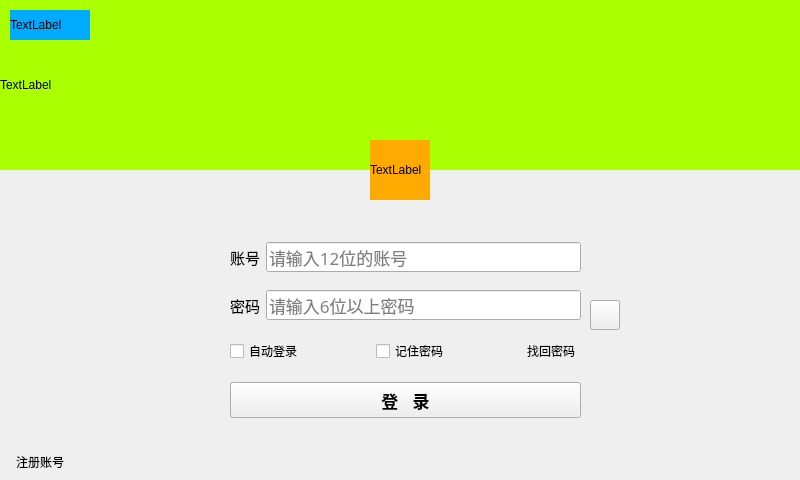
<?xml version="1.0" encoding="UTF-8"?>
<ui version="4.0">
 <class>LoginDialog</class>
 <widget class="QDialog" name="LoginDialog">
  <property name="geometry">
   <rect>
    <x>0</x>
    <y>0</y>
    <width>800</width>
    <height>480</height>
   </rect>
  </property>
  <property name="windowTitle">
   <string>LoginDialog</string>
  </property>
  <widget class="QStackedWidget" name="stackedWidget">
   <property name="geometry">
    <rect>
     <x>0</x>
     <y>0</y>
     <width>800</width>
     <height>480</height>
    </rect>
   </property>
   <property name="currentIndex">
    <number>0</number>
   </property>
   <widget class="QWidget" name="page_login">
    <property name="styleSheet">
     <string notr="true"/>
    </property>
    <widget class="QLabel" name="label_movie">
     <property name="geometry">
      <rect>
       <x>0</x>
       <y>0</y>
       <width>800</width>
       <height>170</height>
      </rect>
     </property>
     <property name="styleSheet">
      <string notr="true">background-color: rgb(170, 255, 0);</string>
     </property>
     <property name="text">
      <string>TextLabel</string>
     </property>
    </widget>
    <widget class="QWidget" name="layoutWidget">
     <property name="geometry">
      <rect>
       <x>230</x>
       <y>230</y>
       <width>351</width>
       <height>201</height>
      </rect>
     </property>
     <layout class="QVBoxLayout" name="verticalLayout">
      <item>
       <layout class="QHBoxLayout" name="horizontalLayout_2">
        <item>
         <widget class="QLabel" name="label_login_user">
          <property name="font">
           <font>
            <pointsize>11</pointsize>
           </font>
          </property>
          <property name="text">
           <string>账号</string>
          </property>
          <property name="alignment">
           <set>Qt::AlignmentFlag::AlignRight|Qt::AlignmentFlag::AlignTrailing|Qt::AlignmentFlag::AlignVCenter</set>
          </property>
         </widget>
        </item>
        <item>
         <widget class="QLineEdit" name="lineEdit_id">
          <property name="sizePolicy">
           <sizepolicy hsizetype="Expanding" vsizetype="Fixed">
            <horstretch>0</horstretch>
            <verstretch>0</verstretch>
           </sizepolicy>
          </property>
          <property name="minimumSize">
           <size>
            <width>0</width>
            <height>30</height>
           </size>
          </property>
          <property name="maximumSize">
           <size>
            <width>16777215</width>
            <height>30</height>
           </size>
          </property>
          <property name="font">
           <font>
            <family>黑体</family>
            <pointsize>13</pointsize>
           </font>
          </property>
          <property name="text">
           <string/>
          </property>
          <property name="placeholderText">
           <string>请输入12位的账号</string>
          </property>
         </widget>
        </item>
       </layout>
      </item>
      <item>
       <layout class="QHBoxLayout" name="horizontalLayout_3">
        <item>
         <widget class="QLabel" name="label_login_password">
          <property name="font">
           <font>
            <pointsize>11</pointsize>
           </font>
          </property>
          <property name="text">
           <string>密码</string>
          </property>
          <property name="alignment">
           <set>Qt::AlignmentFlag::AlignRight|Qt::AlignmentFlag::AlignTrailing|Qt::AlignmentFlag::AlignVCenter</set>
          </property>
         </widget>
        </item>
        <item>
         <widget class="QLineEdit" name="lineEdit_passwd">
          <property name="sizePolicy">
           <sizepolicy hsizetype="Expanding" vsizetype="Fixed">
            <horstretch>0</horstretch>
            <verstretch>0</verstretch>
           </sizepolicy>
          </property>
          <property name="minimumSize">
           <size>
            <width>0</width>
            <height>30</height>
           </size>
          </property>
          <property name="maximumSize">
           <size>
            <width>16777215</width>
            <height>30</height>
           </size>
          </property>
          <property name="font">
           <font>
            <family>黑体</family>
            <pointsize>13</pointsize>
            <italic>false</italic>
            <kerning>true</kerning>
            <hintingpreference>PreferDefaultHinting</hintingpreference>
           </font>
          </property>
          <property name="text">
           <string/>
          </property>
          <property name="echoMode">
           <enum>QLineEdit::EchoMode::Password</enum>
          </property>
          <property name="placeholderText">
           <string>请输入6位以上密码</string>
          </property>
         </widget>
        </item>
       </layout>
      </item>
      <item>
       <layout class="QHBoxLayout" name="horizontalLayout">
        <item>
         <widget class="QCheckBox" name="checkBox_auto_login">
          <property name="cursor">
           <cursorShape>PointingHandCursor</cursorShape>
          </property>
          <property name="text">
           <string>自动登录</string>
          </property>
         </widget>
        </item>
        <item>
         <spacer name="horizontalSpacer_5">
          <property name="orientation">
           <enum>Qt::Orientation::Horizontal</enum>
          </property>
          <property name="sizeHint" stdset="0">
           <size>
            <width>40</width>
            <height>20</height>
           </size>
          </property>
         </spacer>
        </item>
        <item>
         <widget class="QCheckBox" name="checkBox_remember">
          <property name="cursor">
           <cursorShape>PointingHandCursor</cursorShape>
          </property>
          <property name="text">
           <string>记住密码</string>
          </property>
         </widget>
        </item>
        <item>
         <spacer name="horizontalSpacer_4">
          <property name="orientation">
           <enum>Qt::Orientation::Horizontal</enum>
          </property>
          <property name="sizeHint" stdset="0">
           <size>
            <width>40</width>
            <height>20</height>
           </size>
          </property>
         </spacer>
        </item>
        <item>
         <widget class="QPushButton" name="btn_retrieve_password">
          <property name="sizePolicy">
           <sizepolicy hsizetype="Minimum" vsizetype="Fixed">
            <horstretch>0</horstretch>
            <verstretch>0</verstretch>
           </sizepolicy>
          </property>
          <property name="minimumSize">
           <size>
            <width>0</width>
            <height>0</height>
           </size>
          </property>
          <property name="maximumSize">
           <size>
            <width>60</width>
            <height>16777215</height>
           </size>
          </property>
          <property name="cursor">
           <cursorShape>PointingHandCursor</cursorShape>
          </property>
          <property name="text">
           <string>找回密码</string>
          </property>
          <property name="flat">
           <bool>true</bool>
          </property>
         </widget>
        </item>
       </layout>
      </item>
      <item>
       <widget class="QPushButton" name="btn_login">
        <property name="minimumSize">
         <size>
          <width>0</width>
          <height>36</height>
         </size>
        </property>
        <property name="font">
         <font>
          <pointsize>13</pointsize>
          <bold>true</bold>
         </font>
        </property>
        <property name="cursor">
         <cursorShape>PointingHandCursor</cursorShape>
        </property>
        <property name="styleSheet">
         <string notr="true"/>
        </property>
        <property name="text">
         <string>登   录</string>
        </property>
       </widget>
      </item>
     </layout>
    </widget>
    <widget class="QPushButton" name="btn_regist">
     <property name="geometry">
      <rect>
       <x>10</x>
       <y>450</y>
       <width>60</width>
       <height>23</height>
      </rect>
     </property>
     <property name="cursor">
      <cursorShape>PointingHandCursor</cursorShape>
     </property>
     <property name="text">
      <string>注册账号</string>
     </property>
     <property name="flat">
      <bool>true</bool>
     </property>
    </widget>
    <widget class="QLabel" name="label_logo">
     <property name="geometry">
      <rect>
       <x>10</x>
       <y>10</y>
       <width>80</width>
       <height>30</height>
      </rect>
     </property>
     <property name="styleSheet">
      <string notr="true">background-color: rgb(0, 170, 255);</string>
     </property>
     <property name="text">
      <string>TextLabel</string>
     </property>
    </widget>
    <widget class="QLabel" name="label_icon">
     <property name="geometry">
      <rect>
       <x>370</x>
       <y>140</y>
       <width>60</width>
       <height>60</height>
      </rect>
     </property>
     <property name="styleSheet">
      <string notr="true">background-color: rgb(255, 170, 0);</string>
     </property>
     <property name="text">
      <string>TextLabel</string>
     </property>
    </widget>
    <widget class="QPushButton" name="pushButton_login_displaypasswd">
     <property name="geometry">
      <rect>
       <x>590</x>
       <y>300</y>
       <width>30</width>
       <height>30</height>
      </rect>
     </property>
     <property name="minimumSize">
      <size>
       <width>30</width>
       <height>30</height>
      </size>
     </property>
     <property name="text">
      <string/>
     </property>
     <property name="checkable">
      <bool>true</bool>
     </property>
     <property name="autoRepeat">
      <bool>false</bool>
     </property>
     <property name="autoExclusive">
      <bool>false</bool>
     </property>
     <property name="autoDefault">
      <bool>true</bool>
     </property>
     <property name="flat">
      <bool>false</bool>
     </property>
    </widget>
   </widget>
   <widget class="QWidget" name="page_regist">
    <widget class="QLabel" name="label_regist_tital">
     <property name="geometry">
      <rect>
       <x>0</x>
       <y>0</y>
       <width>800</width>
       <height>150</height>
      </rect>
     </property>
     <property name="styleSheet">
      <string notr="true">background-color: rgb(170, 255, 0);</string>
     </property>
     <property name="text">
      <string>TextLabel</string>
     </property>
    </widget>
    <widget class="QWidget" name="layoutWidget_2">
     <property name="geometry">
      <rect>
       <x>230</x>
       <y>160</y>
       <width>351</width>
       <height>262</height>
      </rect>
     </property>
     <layout class="QVBoxLayout" name="verticalLayout_2">
      <item>
       <layout class="QHBoxLayout" name="horizontalLayout_4">
        <item>
         <widget class="QLabel" name="label_6">
          <property name="minimumSize">
           <size>
            <width>60</width>
            <height>0</height>
           </size>
          </property>
          <property name="font">
           <font>
            <pointsize>11</pointsize>
           </font>
          </property>
          <property name="text">
           <string>账号</string>
          </property>
          <property name="alignment">
           <set>Qt::AlignmentFlag::AlignCenter</set>
          </property>
         </widget>
        </item>
        <item>
         <widget class="QLineEdit" name="lineEdit_regist_id">
          <property name="sizePolicy">
           <sizepolicy hsizetype="Expanding" vsizetype="Fixed">
            <horstretch>0</horstretch>
            <verstretch>0</verstretch>
           </sizepolicy>
          </property>
          <property name="minimumSize">
           <size>
            <width>0</width>
            <height>30</height>
           </size>
          </property>
          <property name="maximumSize">
           <size>
            <width>16777215</width>
            <height>30</height>
           </size>
          </property>
          <property name="font">
           <font>
            <family>黑体</family>
            <pointsize>13</pointsize>
           </font>
          </property>
          <property name="placeholderText">
           <string>请输入12位的账号</string>
          </property>
         </widget>
        </item>
       </layout>
      </item>
      <item>
       <layout class="QHBoxLayout" name="horizontalLayout_6">
        <item>
         <widget class="QLabel" name="label_8">
          <property name="minimumSize">
           <size>
            <width>60</width>
            <height>0</height>
           </size>
          </property>
          <property name="font">
           <font>
            <pointsize>11</pointsize>
           </font>
          </property>
          <property name="text">
           <string>密码</string>
          </property>
          <property name="alignment">
           <set>Qt::AlignmentFlag::AlignCenter</set>
          </property>
         </widget>
        </item>
        <item>
         <widget class="QLineEdit" name="lineEdit_regist_passwd">
          <property name="sizePolicy">
           <sizepolicy hsizetype="Expanding" vsizetype="Fixed">
            <horstretch>0</horstretch>
            <verstretch>0</verstretch>
           </sizepolicy>
          </property>
          <property name="minimumSize">
           <size>
            <width>0</width>
            <height>30</height>
           </size>
          </property>
          <property name="maximumSize">
           <size>
            <width>16777215</width>
            <height>30</height>
           </size>
          </property>
          <property name="font">
           <font>
            <family>黑体</family>
            <pointsize>13</pointsize>
           </font>
          </property>
          <property name="echoMode">
           <enum>QLineEdit::EchoMode::Password</enum>
          </property>
          <property name="placeholderText">
           <string>请输入6位以上密码</string>
          </property>
         </widget>
        </item>
       </layout>
      </item>
      <item>
       <layout class="QHBoxLayout" name="horizontalLayout_28">
        <property name="spacing">
         <number>3</number>
        </property>
        <property name="leftMargin">
         <number>3</number>
        </property>
        <item>
         <widget class="QLabel" name="label_26">
          <property name="minimumSize">
           <size>
            <width>60</width>
            <height>0</height>
           </size>
          </property>
          <property name="font">
           <font>
            <pointsize>11</pointsize>
           </font>
          </property>
          <property name="text">
           <string>确认密码</string>
          </property>
          <property name="alignment">
           <set>Qt::AlignmentFlag::AlignCenter</set>
          </property>
         </widget>
        </item>
        <item>
         <widget class="QLineEdit" name="lineEdit_regist_passwd2">
          <property name="sizePolicy">
           <sizepolicy hsizetype="Expanding" vsizetype="Fixed">
            <horstretch>0</horstretch>
            <verstretch>0</verstretch>
           </sizepolicy>
          </property>
          <property name="minimumSize">
           <size>
            <width>0</width>
            <height>30</height>
           </size>
          </property>
          <property name="maximumSize">
           <size>
            <width>16777215</width>
            <height>30</height>
           </size>
          </property>
          <property name="font">
           <font>
            <family>黑体</family>
            <pointsize>13</pointsize>
           </font>
          </property>
          <property name="echoMode">
           <enum>QLineEdit::EchoMode::Password</enum>
          </property>
          <property name="placeholderText">
           <string>请再次输入密码</string>
          </property>
         </widget>
        </item>
       </layout>
      </item>
      <item>
       <layout class="QHBoxLayout" name="horizontalLayout_7">
        <item>
         <widget class="QLabel" name="label_9">
          <property name="minimumSize">
           <size>
            <width>60</width>
            <height>0</height>
           </size>
          </property>
          <property name="font">
           <font>
            <pointsize>11</pointsize>
           </font>
          </property>
          <property name="text">
           <string>姓名</string>
          </property>
          <property name="alignment">
           <set>Qt::AlignmentFlag::AlignCenter</set>
          </property>
         </widget>
        </item>
        <item>
         <widget class="QLineEdit" name="lineEdit_regist_name">
          <property name="sizePolicy">
           <sizepolicy hsizetype="Expanding" vsizetype="Fixed">
            <horstretch>0</horstretch>
            <verstretch>0</verstretch>
           </sizepolicy>
          </property>
          <property name="minimumSize">
           <size>
            <width>0</width>
            <height>30</height>
           </size>
          </property>
          <property name="maximumSize">
           <size>
            <width>16777215</width>
            <height>30</height>
           </size>
          </property>
          <property name="font">
           <font>
            <family>黑体</family>
            <pointsize>13</pointsize>
           </font>
          </property>
          <property name="placeholderText">
           <string>请输入姓名</string>
          </property>
         </widget>
        </item>
       </layout>
      </item>
      <item>
       <layout class="QHBoxLayout" name="horizontalLayout_8">
        <property name="spacing">
         <number>3</number>
        </property>
        <property name="leftMargin">
         <number>3</number>
        </property>
        <item>
         <widget class="QLabel" name="label_10">
          <property name="minimumSize">
           <size>
            <width>60</width>
            <height>0</height>
           </size>
          </property>
          <property name="font">
           <font>
            <pointsize>11</pointsize>
           </font>
          </property>
          <property name="text">
           <string>证件号码</string>
          </property>
          <property name="alignment">
           <set>Qt::AlignmentFlag::AlignCenter</set>
          </property>
         </widget>
        </item>
        <item>
         <widget class="QLineEdit" name="lineEdit_regist_id_card">
          <property name="sizePolicy">
           <sizepolicy hsizetype="Expanding" vsizetype="Fixed">
            <horstretch>0</horstretch>
            <verstretch>0</verstretch>
           </sizepolicy>
          </property>
          <property name="minimumSize">
           <size>
            <width>0</width>
            <height>30</height>
           </size>
          </property>
          <property name="maximumSize">
           <size>
            <width>16777215</width>
            <height>30</height>
           </size>
          </property>
          <property name="font">
           <font>
            <family>黑体</family>
            <pointsize>13</pointsize>
           </font>
          </property>
          <property name="placeholderText">
           <string>请输入身份证号码</string>
          </property>
         </widget>
        </item>
       </layout>
      </item>
      <item>
       <layout class="QHBoxLayout" name="horizontalLayout_9">
        <property name="spacing">
         <number>3</number>
        </property>
        <property name="leftMargin">
         <number>3</number>
        </property>
        <item>
         <widget class="QLabel" name="label_11">
          <property name="minimumSize">
           <size>
            <width>60</width>
            <height>0</height>
           </size>
          </property>
          <property name="font">
           <font>
            <pointsize>11</pointsize>
           </font>
          </property>
          <property name="text">
           <string>电话号码</string>
          </property>
          <property name="alignment">
           <set>Qt::AlignmentFlag::AlignCenter</set>
          </property>
         </widget>
        </item>
        <item>
         <widget class="QLineEdit" name="lineEdit_regist_tel">
          <property name="sizePolicy">
           <sizepolicy hsizetype="Expanding" vsizetype="Fixed">
            <horstretch>0</horstretch>
            <verstretch>0</verstretch>
           </sizepolicy>
          </property>
          <property name="minimumSize">
           <size>
            <width>0</width>
            <height>30</height>
           </size>
          </property>
          <property name="maximumSize">
           <size>
            <width>16777215</width>
            <height>30</height>
           </size>
          </property>
          <property name="font">
           <font>
            <family>黑体</family>
            <pointsize>13</pointsize>
           </font>
          </property>
          <property name="placeholderText">
           <string>请输入手机号码</string>
          </property>
         </widget>
        </item>
       </layout>
      </item>
      <item>
       <layout class="QHBoxLayout" name="horizontalLayout_5">
        <property name="spacing">
         <number>3</number>
        </property>
        <property name="leftMargin">
         <number>3</number>
        </property>
        <item>
         <widget class="QLabel" name="label_7">
          <property name="minimumSize">
           <size>
            <width>60</width>
            <height>0</height>
           </size>
          </property>
          <property name="font">
           <font>
            <pointsize>11</pointsize>
           </font>
          </property>
          <property name="text">
           <string>人机验证</string>
          </property>
          <property name="alignment">
           <set>Qt::AlignmentFlag::AlignCenter</set>
          </property>
         </widget>
        </item>
        <item>
         <widget class="QLineEdit" name="lineEdit_regist_verification">
          <property name="sizePolicy">
           <sizepolicy hsizetype="Expanding" vsizetype="Fixed">
            <horstretch>0</horstretch>
            <verstretch>0</verstretch>
           </sizepolicy>
          </property>
          <property name="minimumSize">
           <size>
            <width>0</width>
            <height>30</height>
           </size>
          </property>
          <property name="maximumSize">
           <size>
            <width>16777215</width>
            <height>30</height>
           </size>
          </property>
          <property name="font">
           <font>
            <family>黑体</family>
            <pointsize>13</pointsize>
           </font>
          </property>
          <property name="placeholderText">
           <string>请输入右侧的计算结果</string>
          </property>
         </widget>
        </item>
       </layout>
      </item>
     </layout>
    </widget>
    <widget class="QLabel" name="label_regist_icon">
     <property name="geometry">
      <rect>
       <x>660</x>
       <y>170</y>
       <width>60</width>
       <height>60</height>
      </rect>
     </property>
     <property name="styleSheet">
      <string notr="true">background-color: rgb(255, 170, 0);</string>
     </property>
     <property name="text">
      <string>TextLabel</string>
     </property>
    </widget>
    <widget class="QPushButton" name="btn_regist_select_icon">
     <property name="geometry">
      <rect>
       <x>660</x>
       <y>240</y>
       <width>60</width>
       <height>23</height>
      </rect>
     </property>
     <property name="cursor">
      <cursorShape>PointingHandCursor</cursorShape>
     </property>
     <property name="text">
      <string>选择头像</string>
     </property>
    </widget>
    <widget class="QLineEdit" name="lineEdit_regist_verification_exp">
     <property name="geometry">
      <rect>
       <x>590</x>
       <y>390</y>
       <width>113</width>
       <height>30</height>
      </rect>
     </property>
     <property name="minimumSize">
      <size>
       <width>0</width>
       <height>30</height>
      </size>
     </property>
     <property name="maximumSize">
      <size>
       <width>16777215</width>
       <height>30</height>
      </size>
     </property>
     <property name="font">
      <font>
       <family>黑体</family>
       <pointsize>13</pointsize>
      </font>
     </property>
     <property name="alignment">
      <set>Qt::AlignmentFlag::AlignCenter</set>
     </property>
     <property name="readOnly">
      <bool>true</bool>
     </property>
    </widget>
    <widget class="QWidget" name="layoutWidget">
     <property name="geometry">
      <rect>
       <x>100</x>
       <y>430</y>
       <width>611</width>
       <height>38</height>
      </rect>
     </property>
     <layout class="QHBoxLayout" name="horizontalLayout_10">
      <item>
       <widget class="QPushButton" name="btn_regist_regist">
        <property name="minimumSize">
         <size>
          <width>200</width>
          <height>36</height>
         </size>
        </property>
        <property name="font">
         <font>
          <pointsize>13</pointsize>
          <bold>true</bold>
         </font>
        </property>
        <property name="cursor">
         <cursorShape>PointingHandCursor</cursorShape>
        </property>
        <property name="text">
         <string>注  册</string>
        </property>
       </widget>
      </item>
      <item>
       <spacer name="horizontalSpacer">
        <property name="orientation">
         <enum>Qt::Orientation::Horizontal</enum>
        </property>
        <property name="sizeHint" stdset="0">
         <size>
          <width>40</width>
          <height>20</height>
         </size>
        </property>
       </spacer>
      </item>
      <item>
       <widget class="QPushButton" name="btn_regist_back">
        <property name="minimumSize">
         <size>
          <width>200</width>
          <height>36</height>
         </size>
        </property>
        <property name="font">
         <font>
          <pointsize>13</pointsize>
          <bold>true</bold>
         </font>
        </property>
        <property name="cursor">
         <cursorShape>PointingHandCursor</cursorShape>
        </property>
        <property name="text">
         <string>返  回</string>
        </property>
       </widget>
      </item>
     </layout>
    </widget>
    <widget class="QPushButton" name="pushButton_register_displaypd1">
     <property name="geometry">
      <rect>
       <x>590</x>
       <y>200</y>
       <width>30</width>
       <height>30</height>
      </rect>
     </property>
     <property name="minimumSize">
      <size>
       <width>30</width>
       <height>30</height>
      </size>
     </property>
     <property name="text">
      <string/>
     </property>
     <property name="checkable">
      <bool>true</bool>
     </property>
     <property name="autoExclusive">
      <bool>false</bool>
     </property>
    </widget>
    <widget class="QPushButton" name="pushButton_register_displaypd2">
     <property name="geometry">
      <rect>
       <x>590</x>
       <y>240</y>
       <width>30</width>
       <height>30</height>
      </rect>
     </property>
     <property name="minimumSize">
      <size>
       <width>30</width>
       <height>30</height>
      </size>
     </property>
     <property name="text">
      <string/>
     </property>
     <property name="checkable">
      <bool>true</bool>
     </property>
     <property name="autoExclusive">
      <bool>false</bool>
     </property>
    </widget>
   </widget>
   <widget class="QWidget" name="page_retrieve">
    <widget class="QLabel" name="label_findpasswd_tital">
     <property name="geometry">
      <rect>
       <x>0</x>
       <y>0</y>
       <width>800</width>
       <height>150</height>
      </rect>
     </property>
     <property name="styleSheet">
      <string notr="true">background-color: rgb(170, 255, 0);</string>
     </property>
     <property name="text">
      <string>TextLabel</string>
     </property>
    </widget>
    <widget class="QWidget" name="layoutWidget_10">
     <property name="geometry">
      <rect>
       <x>230</x>
       <y>160</y>
       <width>341</width>
       <height>261</height>
      </rect>
     </property>
     <layout class="QVBoxLayout" name="verticalLayout_5">
      <item>
       <layout class="QHBoxLayout" name="horizontalLayout_21">
        <item>
         <widget class="QLabel" name="label_20">
          <property name="minimumSize">
           <size>
            <width>60</width>
            <height>0</height>
           </size>
          </property>
          <property name="font">
           <font>
            <pointsize>11</pointsize>
           </font>
          </property>
          <property name="text">
           <string>账号</string>
          </property>
          <property name="alignment">
           <set>Qt::AlignmentFlag::AlignCenter</set>
          </property>
         </widget>
        </item>
        <item>
         <widget class="QLineEdit" name="lineEdit_retrieve_id">
          <property name="sizePolicy">
           <sizepolicy hsizetype="Expanding" vsizetype="Fixed">
            <horstretch>0</horstretch>
            <verstretch>0</verstretch>
           </sizepolicy>
          </property>
          <property name="minimumSize">
           <size>
            <width>0</width>
            <height>30</height>
           </size>
          </property>
          <property name="maximumSize">
           <size>
            <width>16777215</width>
            <height>30</height>
           </size>
          </property>
          <property name="font">
           <font>
            <family>黑体</family>
            <pointsize>13</pointsize>
           </font>
          </property>
         </widget>
        </item>
       </layout>
      </item>
      <item>
       <layout class="QHBoxLayout" name="horizontalLayout_23">
        <item>
         <widget class="QLabel" name="label_22">
          <property name="minimumSize">
           <size>
            <width>60</width>
            <height>0</height>
           </size>
          </property>
          <property name="font">
           <font>
            <pointsize>11</pointsize>
           </font>
          </property>
          <property name="text">
           <string>姓名</string>
          </property>
          <property name="alignment">
           <set>Qt::AlignmentFlag::AlignCenter</set>
          </property>
         </widget>
        </item>
        <item>
         <widget class="QLineEdit" name="lineEdit_retrieve_name">
          <property name="sizePolicy">
           <sizepolicy hsizetype="Expanding" vsizetype="Fixed">
            <horstretch>0</horstretch>
            <verstretch>0</verstretch>
           </sizepolicy>
          </property>
          <property name="minimumSize">
           <size>
            <width>0</width>
            <height>30</height>
           </size>
          </property>
          <property name="maximumSize">
           <size>
            <width>16777215</width>
            <height>30</height>
           </size>
          </property>
          <property name="font">
           <font>
            <family>黑体</family>
            <pointsize>13</pointsize>
           </font>
          </property>
         </widget>
        </item>
       </layout>
      </item>
      <item>
       <layout class="QHBoxLayout" name="horizontalLayout_24">
        <property name="spacing">
         <number>3</number>
        </property>
        <property name="leftMargin">
         <number>3</number>
        </property>
        <item>
         <widget class="QLabel" name="label_23">
          <property name="minimumSize">
           <size>
            <width>60</width>
            <height>0</height>
           </size>
          </property>
          <property name="font">
           <font>
            <pointsize>11</pointsize>
           </font>
          </property>
          <property name="text">
           <string>证件号码</string>
          </property>
          <property name="alignment">
           <set>Qt::AlignmentFlag::AlignCenter</set>
          </property>
         </widget>
        </item>
        <item>
         <widget class="QLineEdit" name="lineEdit_retrieve_id_card">
          <property name="sizePolicy">
           <sizepolicy hsizetype="Expanding" vsizetype="Fixed">
            <horstretch>0</horstretch>
            <verstretch>0</verstretch>
           </sizepolicy>
          </property>
          <property name="minimumSize">
           <size>
            <width>0</width>
            <height>30</height>
           </size>
          </property>
          <property name="maximumSize">
           <size>
            <width>16777215</width>
            <height>30</height>
           </size>
          </property>
          <property name="font">
           <font>
            <family>黑体</family>
            <pointsize>13</pointsize>
           </font>
          </property>
         </widget>
        </item>
       </layout>
      </item>
      <item>
       <layout class="QHBoxLayout" name="horizontalLayout_25">
        <property name="spacing">
         <number>3</number>
        </property>
        <property name="leftMargin">
         <number>3</number>
        </property>
        <item>
         <widget class="QLabel" name="label_24">
          <property name="minimumSize">
           <size>
            <width>60</width>
            <height>0</height>
           </size>
          </property>
          <property name="font">
           <font>
            <pointsize>11</pointsize>
           </font>
          </property>
          <property name="text">
           <string>电话号码</string>
          </property>
          <property name="alignment">
           <set>Qt::AlignmentFlag::AlignCenter</set>
          </property>
         </widget>
        </item>
        <item>
         <widget class="QLineEdit" name="lineEdit_retrieve_tel">
          <property name="sizePolicy">
           <sizepolicy hsizetype="Expanding" vsizetype="Fixed">
            <horstretch>0</horstretch>
            <verstretch>0</verstretch>
           </sizepolicy>
          </property>
          <property name="minimumSize">
           <size>
            <width>0</width>
            <height>30</height>
           </size>
          </property>
          <property name="maximumSize">
           <size>
            <width>16777215</width>
            <height>30</height>
           </size>
          </property>
          <property name="font">
           <font>
            <family>黑体</family>
            <pointsize>13</pointsize>
           </font>
          </property>
         </widget>
        </item>
       </layout>
      </item>
      <item>
       <layout class="QHBoxLayout" name="horizontalLayout_26">
        <property name="spacing">
         <number>3</number>
        </property>
        <property name="leftMargin">
         <number>3</number>
        </property>
        <item>
         <widget class="QLabel" name="label_25">
          <property name="minimumSize">
           <size>
            <width>60</width>
            <height>0</height>
           </size>
          </property>
          <property name="font">
           <font>
            <pointsize>11</pointsize>
           </font>
          </property>
          <property name="text">
           <string>人机验证</string>
          </property>
          <property name="alignment">
           <set>Qt::AlignmentFlag::AlignCenter</set>
          </property>
         </widget>
        </item>
        <item>
         <widget class="QLineEdit" name="lineEdit_retrieve_verification">
          <property name="sizePolicy">
           <sizepolicy hsizetype="Expanding" vsizetype="Fixed">
            <horstretch>0</horstretch>
            <verstretch>0</verstretch>
           </sizepolicy>
          </property>
          <property name="minimumSize">
           <size>
            <width>0</width>
            <height>30</height>
           </size>
          </property>
          <property name="maximumSize">
           <size>
            <width>16777215</width>
            <height>30</height>
           </size>
          </property>
          <property name="font">
           <font>
            <family>黑体</family>
            <pointsize>13</pointsize>
           </font>
          </property>
         </widget>
        </item>
       </layout>
      </item>
     </layout>
    </widget>
    <widget class="QWidget" name="layoutWidget_11">
     <property name="geometry">
      <rect>
       <x>100</x>
       <y>430</y>
       <width>611</width>
       <height>38</height>
      </rect>
     </property>
     <layout class="QHBoxLayout" name="horizontalLayout_27">
      <item>
       <widget class="QPushButton" name="btn_retrieve_ok">
        <property name="minimumSize">
         <size>
          <width>200</width>
          <height>36</height>
         </size>
        </property>
        <property name="font">
         <font>
          <pointsize>13</pointsize>
          <bold>true</bold>
         </font>
        </property>
        <property name="cursor">
         <cursorShape>PointingHandCursor</cursorShape>
        </property>
        <property name="text">
         <string>确  定</string>
        </property>
       </widget>
      </item>
      <item>
       <spacer name="horizontalSpacer_3">
        <property name="orientation">
         <enum>Qt::Orientation::Horizontal</enum>
        </property>
        <property name="sizeHint" stdset="0">
         <size>
          <width>40</width>
          <height>20</height>
         </size>
        </property>
       </spacer>
      </item>
      <item>
       <widget class="QPushButton" name="btn_retrieve_back">
        <property name="minimumSize">
         <size>
          <width>200</width>
          <height>36</height>
         </size>
        </property>
        <property name="font">
         <font>
          <pointsize>13</pointsize>
          <bold>true</bold>
         </font>
        </property>
        <property name="cursor">
         <cursorShape>PointingHandCursor</cursorShape>
        </property>
        <property name="text">
         <string>返  回</string>
        </property>
       </widget>
      </item>
     </layout>
    </widget>
    <widget class="QLineEdit" name="lineEdit_retrieve_verification_exp">
     <property name="geometry">
      <rect>
       <x>580</x>
       <y>380</y>
       <width>113</width>
       <height>30</height>
      </rect>
     </property>
     <property name="minimumSize">
      <size>
       <width>0</width>
       <height>30</height>
      </size>
     </property>
     <property name="maximumSize">
      <size>
       <width>16777215</width>
       <height>30</height>
      </size>
     </property>
     <property name="font">
      <font>
       <family>黑体</family>
       <pointsize>13</pointsize>
      </font>
     </property>
     <property name="alignment">
      <set>Qt::AlignmentFlag::AlignCenter</set>
     </property>
     <property name="readOnly">
      <bool>true</bool>
     </property>
    </widget>
   </widget>
  </widget>
 </widget>
 <tabstops>
  <tabstop>lineEdit_id</tabstop>
  <tabstop>lineEdit_passwd</tabstop>
  <tabstop>btn_login</tabstop>
  <tabstop>checkBox_auto_login</tabstop>
  <tabstop>checkBox_remember</tabstop>
  <tabstop>btn_regist</tabstop>
  <tabstop>btn_retrieve_password</tabstop>
  <tabstop>lineEdit_regist_id</tabstop>
  <tabstop>lineEdit_regist_passwd</tabstop>
  <tabstop>lineEdit_regist_passwd2</tabstop>
  <tabstop>lineEdit_regist_name</tabstop>
  <tabstop>lineEdit_regist_id_card</tabstop>
  <tabstop>lineEdit_regist_tel</tabstop>
  <tabstop>lineEdit_regist_verification</tabstop>
  <tabstop>btn_regist_select_icon</tabstop>
  <tabstop>btn_regist_regist</tabstop>
  <tabstop>btn_regist_back</tabstop>
  <tabstop>lineEdit_regist_verification_exp</tabstop>
  <tabstop>lineEdit_retrieve_id</tabstop>
  <tabstop>lineEdit_retrieve_name</tabstop>
  <tabstop>lineEdit_retrieve_id_card</tabstop>
  <tabstop>lineEdit_retrieve_tel</tabstop>
  <tabstop>lineEdit_retrieve_verification</tabstop>
  <tabstop>btn_retrieve_ok</tabstop>
  <tabstop>btn_retrieve_back</tabstop>
  <tabstop>lineEdit_retrieve_verification_exp</tabstop>
 </tabstops>
 <resources/>
 <connections/>
</ui>
